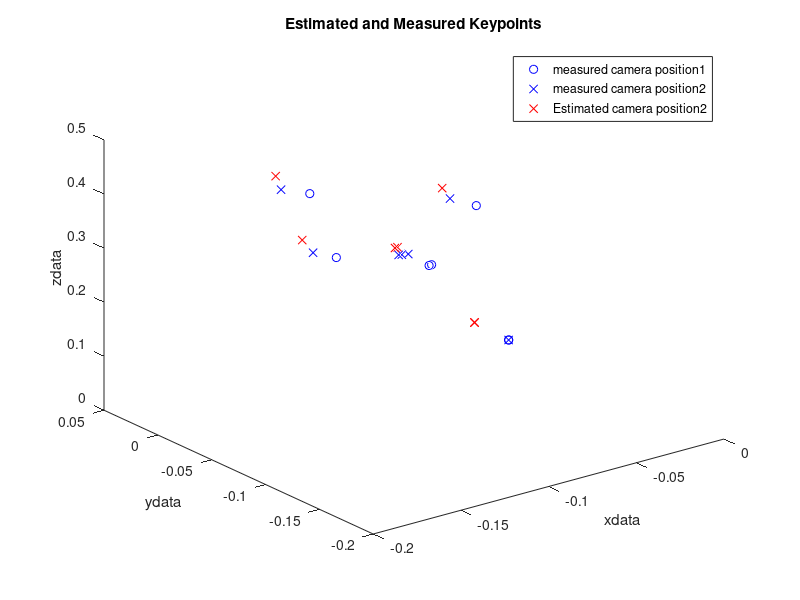

The MATLAB script that drew this image:
imageX1=[102,262,166,245,139,141,146];
imageY1=[188,200,285,160,50,50,49];

imageX2=[94,255,156,238,135,137,141];
imageY2=[218,230,317,190,83,82,81];

cameraX1=[-0.114755,-0.0320858,-0.0955657,0,-0.127569,-0.126061,0];
cameraY1=[-0.0269169,-0.0222269,0.0290119,0,-0.133924,-0.133806,0];
cameraZ1=[0.278,0.2972,0.3282,0,0.3726,0.3726,0];

cameraX2=[-0.118404,-0.0365332,-0.100265,0,-0.131094,-0.129692,-0.126098];
cameraY2=[-0.0112466,-0.00506663,0.0480359,0,-0.111414,-0.112024,-0.112188];
cameraZ2=[0.2758,0.2984,0.3222,0,0.3746,0.3746,0.3726]

x=cameraX2-cameraX1;
y=cameraY2-cameraY1;
z=cameraZ2-cameraZ1;
xaverage=sum(x(1:7))/7;
yaverage=sum(y(1:7))/7;
zaverage=sum(z(1:7))/7;

cameraX2Estimated=cameraX1+xaverage;
cameraY2Estimated=cameraY1+yaverage;
cameraZ2Estimated=cameraZ1+zaverage;


%hold on
%plot(imageX2,imageY2,'rx')

plot3(cameraX1,cameraY1,cameraZ1,'bo');
hold on
plot3(cameraX2,cameraY2,cameraZ2,'bx');
hold on 
plot3(cameraX2Estimated,cameraY2Estimated,cameraZ2Estimated,'rx');
%plot(tlist,x(1)*exp(x(2)*tlist),'b-')
xlabel xdata
ylabel ydata
zlabel zdata
title('Estimated and Measured Keypoints')
legend('measured camera position1','measured camera position2','Estimated camera position2')
hold off
